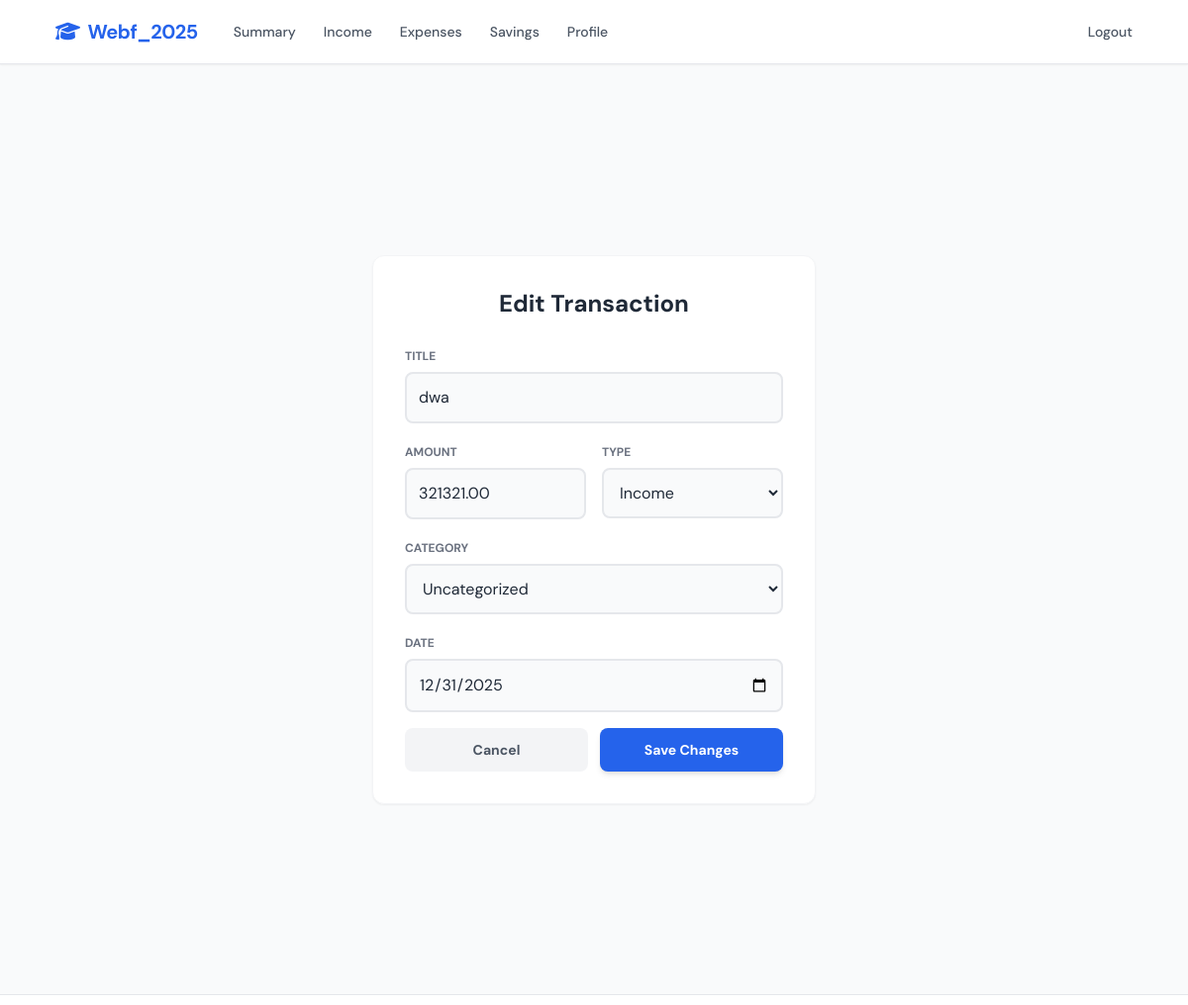
The app's page /edit/1/ (signed in) with its own data.
### budget/models.py (models this page shows, shortened)
class Transaction(models.Model):
    TRANSACTION_TYPES = [
        ('INCOME', 'Income'),
        ('EXPENSE', 'Expense'),
    ]
    user = models.ForeignKey(User, on_delete=models.CASCADE, related_name='transactions')
    category = models.ForeignKey(Category, on_delete=models.SET_NULL, null=True, blank=True)
    title = models.CharField(max_length=100)
    amount = models.DecimalField(max_digits=10, decimal_places=2)
    transaction_type = models.CharField(max_length=7, choices=TRANSACTION_TYPES)
    date = models.DateField()
    created_at = models.DateTimeField(auto_now_add=True)
    class Meta:
        ordering = ['-date', '-created_at']

### budget/views.py (the view)
# urls.py: path('edit/<int:pk>/', views.edit_transaction, name='edit_transaction'),
@login_required
def edit_transaction(request, pk):
    t = get_object_or_404(Transaction, pk=pk, user=request.user)
    if request.method == 'POST':
        form = TransactionForm(request.user, request.POST, instance=t)
        if form.is_valid():
            form.save()
            messages.success(request, "Updated.")
            return redirect('dashboard')
    else:
        form = TransactionForm(request.user, instance=t)
    return render(request, 'edit_transaction.html', {'form': form})

### budget/forms.py
class TransactionForm(forms.ModelForm):
    class Meta:
        model = Transaction
        fields = ['title', 'amount', 'transaction_type', 'category', 'date']
        widgets = {
            'date': forms.DateInput(attrs={'type': 'date'}),
        }
    def __init__(self, user, *args, **kwargs):
        super(TransactionForm, self).__init__(*args, **kwargs)
        self.fields['category'].queryset = Category.objects.filter(user=user)
        self.fields['category'].empty_label = "Uncategorized"

### budget/models.py (called while the page is built)
    def __str__(self):
        return self.name

### templates/edit_transaction.html (shortened to what this page needs)
{% extends 'base.html' %}
{% block content %}
<div class="flex justify-center items-center h-[calc(100vh-140px)]">
    <div class="w-full max-w-md bg-white p-8 rounded-xl shadow-sm border border-gray-100 animate__animated animate__fadeInUp">
        <h2 class="text-2xl font-bold mb-6 text-center text-gray-800">Edit Transaction</h2>
        <form method="post" class="space-y-4">
            <div>
                <label class="text-xs font-bold text-gray-500 uppercase">Title</label>
                {{ form.title }}
            </div>
            <div class="grid grid-cols-2 gap-4">
                <div>
                    <label class="text-xs font-bold text-gray-500 uppercase">Amount</label>
                    {{ form.amount }}
                </div>
                <div>
                    <label class="text-xs font-bold text-gray-500 uppercase">Type</label>
                    {{ form.transaction_type }}
                </div>
            </div>
            <div>
                <label class="text-xs font-bold text-gray-500 uppercase">Category</label>
                {{ form.category }}
            </div>
            <div>
                <label class="text-xs font-bold text-gray-500 uppercase">Date</label>
                {{ form.date }}
            </div>
            <div class="flex space-x-3 mt-6">
                <a href="{% url 'dashboard' %}" class="flex-1 bg-gray-100 text-gray-600 py-3 rounded-lg hover:bg-gray-200 transition text-center font-bold text-sm flex items-center justify-center">
                    Cancel
                </a>
                <button type="submit" class="flex-1 bg-blue-600 text-white py-3 rounded-lg hover:bg-blue-700 transition shadow-md font-bold text-sm">
                    Save Changes
                </button>
            </div>
        </form>
    </div>
</div>
{% endblock %}

### templates/base.html (style rules this page uses)
body { font-family: 'DM Sans', sans-serif; }

### templates/edit_transaction.html (style rules this page uses)
input[type="text"], input[type="number"], input[type="date"], select { width: 100%; padding: 0.75rem; border: 2px solid #e5e7eb; border-radius: 0.5rem; outline: none; transition: border-color 0.2s; background-color: #f9fafb; margin-top: 5px; }

### records on screen
Transaction: title "dwa", amount "321321.00", transaction_type "Income", category "Uncategorized", date "12/31/2025"
